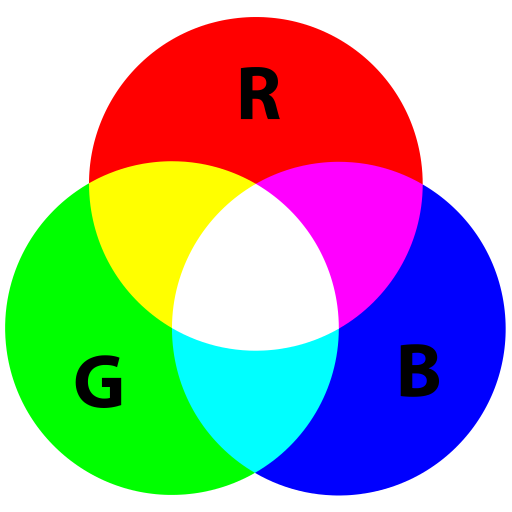
#> input picture pics/RGB.png, 1024 x 1024 px (shown at 1/2 size)
$ python TiffWriter.py
#> lines starting #> are read from the running program, lines starting #| are printed output that depends on the picture
#reference: http://paulbourke.net/dataformats/tiff/
#reference: http://www.awaresystems.be/imaging/tiff/tifftags/baseline.html
#reference: http://www.awaresystems.be/imaging/tiff/faq.html#q3
#reference: https://docs.python.org/2/library/struct.html#format-characters
#reference: https://tools.ietf.org/html/rfc2306

import numpy as np
from math import ceil

TAGS = {'image_width':          '0100',     # short
        'image_length':         '0101',     # short
        'bits_per_sample':      '0102',     # short array
        'compression':          '0103',     # short
        'photometric':          '0106',     # short
        'strip_offsets':        '0111',     # long
        'orientation':          '0112',     # short
        'samples_per_pixel':    '0115',     # short
        'rows_per_strip':       '0116',     # short
        'strip_byte_count':     '0117',     # long
        'minimum_sample_value': '0118',     # short array
        'maximum_sample_value': '0119',     # short array
        'x_resolution':         '011a',     # rational
        'y_resolution':         '011b',     # rational
        'planar_configuration': '011c',     # short
        'resolution_unit':      '0128',     # short
        'sample_format':        '0153'}     # short array

TAGTYPES = {'B': '0001',    # byte
            's': '0002',    # ASCII string including c-style null terminating character
            'H': '0003',    # unsigned short (word, 2 bytes)
            'I': '0004',    # unsigned int (2 words, 4 bytes)
            'R': '0005'}    # rational, two ints (4 words, 8 bytes)


def write_tiff(file_name, img, bit_depth=8, photometric=None, DPI=200):
    """
    Write a TIFF image file to disc
        Args:
            file_name (string): full path and file name to write
            img (uint8 numpy array): grayscale or multi-channel image
            bits_depth (int): 1, 2, 4, or 8 bits per channel
            photometric (int): see http://www.awaresystems.be/imaging/tiff/tifftags/photometricinterpretation.html
            DPI (int): pixels per inch
        Returns:
            None
        Raises: IO Error for bad file path
        Affects: Writes over existing files without warning
    """

    print(file_name)

    if len(img.shape) == 1:
        height = 1
        width = img.shape[0]
        channels = 1
    elif len(img.shape) == 2:
        height = img.shape[0]
        width = img.shape[1]
        channels = 1
    else:
        height = img.shape[0]
        width = img.shape[1]
        channels = img.shape[2]

    if photometric is None:
        if channels == 3:
            photometric = 2  # RGB
        else:
            photometric = 1  # black_is_zero

    pixels_per_byte = 8 // bit_depth
    bytes_per_row = int(ceil(float(width) / pixels_per_byte)) * channels
    data_bytes = bytes_per_row * height
    header_bytes = 8
    footer_bytes = 4
    IFD_count_bytes = 2
    tag_bytes = 12
    num_tags = 17

    with open(file_name, mode="wb") as f:

        # write header
        f.write(bytearray.fromhex("4d4d"))                                              # big endian
        f.write(bytearray.fromhex("002a"))                                              # TIFF file identifier
        f.write(bytearray.fromhex(int_to_hexstring(header_bytes + data_bytes, 'I', 8)))   # offset to first IFD

        # write the image data
        img = flatten_and_pack(img, bit_depth)
        f.write(img.tobytes())

        # write IFD tags
        f.write(bytearray.fromhex(int_to_hexstring(num_tags, 'H', 4)))                  # number of tags in IFD
        f.write(create_tag_byte_array('image_width', 'H', 1, width))
        f.write(create_tag_byte_array('image_length', 'H', 1, height))

        offset = header_bytes + data_bytes + IFD_count_bytes + tag_bytes * num_tags + footer_bytes

        if channels == 1:
            f.write(create_tag_byte_array('bits_per_sample', 'H', 1, bit_depth))
        else:
            f.write(create_tag_byte_array('bits_per_sample', 'H', channels, offset, offset=True))
            offset += channels * 2

        f.write(create_tag_byte_array('compression', 'H', 1, 1))
        f.write(create_tag_byte_array('photometric', 'H', 1, photometric))
        f.write(create_tag_byte_array('strip_offsets', 'I', 1, header_bytes))
        f.write(create_tag_byte_array('orientation', 'H', 1, 1))
        f.write(create_tag_byte_array('samples_per_pixel', 'H', 1, channels))
        f.write(create_tag_byte_array('rows_per_strip', 'H', 1, height))
        f.write(create_tag_byte_array('strip_byte_count', 'I', 1, data_bytes))

        if channels == 1:
            f.write(create_tag_byte_array('minimum_sample_value', 'H', 1, 0))
        else:
            f.write(create_tag_byte_array('minimum_sample_value', 'H', channels, offset, offset=True))
            offset += channels * 2

        if channels == 1:
            f.write(create_tag_byte_array('maximum_sample_value', 'H', 1, 2**bit_depth-1))
        else:
            f.write(create_tag_byte_array('maximum_sample_value', 'H', channels, offset, offset=True))
            offset += channels * 2

        f.write(create_tag_byte_array('x_resolution', 'R', 1, offset, offset=True))
        offset += 8 # for rational type

        f.write(create_tag_byte_array('y_resolution', 'R', 1, offset, offset=True))
        offset += 8  # for rational type

        f.write(create_tag_byte_array('planar_configuration', 'H', 1, 1))
        f.write(create_tag_byte_array('resolution_unit', 'H', 1, 2))

        if channels == 1:
            f.write(create_tag_byte_array('sample_format', 'H', 1, 1))
        else:
            f.write(create_tag_byte_array('sample_format', 'H', channels, offset, offset=True))
            offset += channels * 2

        f.write(bytearray.fromhex("00000000"))  # ending 4 bytes (or offset to next IFD)

        # write IFD array data
        if channels > 1:
            for i in range(channels):
                f.write(bytearray.fromhex(int_to_hexstring(bit_depth, 'H', 4)))         # bits per channel
            for i in range(channels):
                f.write(bytearray.fromhex(int_to_hexstring(0, 'H', 4)))                 # minimum value
            for i in range(channels):
                f.write(bytearray.fromhex(int_to_hexstring(2**bit_depth-1, 'H', 4)))    # maximum value

        x_res_numerator = int_to_hexstring(DPI, 'I', 8)
        x_res_denominator = int_to_hexstring(1, 'I', 8)
        f.write(bytearray.fromhex(x_res_numerator + x_res_denominator))                 # x resolution

        y_res_numerator = int_to_hexstring(DPI, 'I', 8)
        y_res_denominator = int_to_hexstring(1, 'I', 8)
        f.write(bytearray.fromhex(y_res_numerator + y_res_denominator))                 # y resolution

        if channels > 1:
            for i in range(channels):
                f.write(bytearray.fromhex(int_to_hexstring(1, 'H', 4)))                 # sample format

def flatten_and_pack(img, bits):
    """
    Packs reduced bit depth images into bytes and returns a flattened array
        Args:
            img (uint8 numpy array): grayscale or multi-channel image
            bits (int): 1, 2, 4, or 8 bits per channel
        Returns:
            uint8 numpy array: flattened and packed array
    """

    # pad the image at the end of the rows, so that each row ends on a byte boundary
    pixels_per_byte = 8 // bits
    if len(img.shape) > 1:
        if img.shape[1] % pixels_per_byte != 0:
            img = np.hstack((img, np.zeros((img.shape[0], pixels_per_byte - img.shape[1] % pixels_per_byte), dtype=np.uint8)))

    a = np.right_shift(img, 8-bits)                                             # reduce bit depth
    b = a.flatten()                                                             # flatten
    c = np.zeros(b.size // pixels_per_byte, dtype=np.uint8)
    for i in range(0, pixels_per_byte):
        c += np.left_shift(b[i::pixels_per_byte], (pixels_per_byte-1-i)*bits)   # pack pixels and add to result

    return c

def create_tag_byte_array(tagname, type, numValues, data, offset=False):
    """
    Creates a byte-array for a TIFF tag
        Args:
            tagname (string): one of the enumerated TAGS
            type (int): one of the enumerated TAGTYPES
            numValues (int): number of data values
            data (int): value to write
            offset (bool): True == this is an offset into another part of the file
        Returns:
            byte array of the tag
    """

    tag = TAGS[tagname]
    tag += TAGTYPES[type]
    tag += int_to_hexstring(numValues, 'I', 8)
    if offset:
        tag += int_to_hexstring(data, 'I', 8)
    else:
        tag += int_to_hexstring(data, type, 8)

    return bytearray.fromhex(tag)


def int_to_hexstring(data, data_type='H', str_len=8):
    """
    Takes an integer and creates a hex string of the appropriate length
        Args:
            data (int): value to hexlify
            data_type (int): one of the enumerated TAGTYPES
            str_len (int): number of characters in the resulting string
        Returns:
            hexstring of the data
    """

    if data_type in ('B', 'b'):
        fmt1 = '{:0>2}'
    elif data_type in ('H', 'h'):
        fmt1 = '{:0>4}'
    elif data_type in ('I', 'i'):
        fmt1 = '{:0>8}'
    elif data_type in ('R'):
        fmt1 = '{:0>16}'
    else:
        fmt1 = "{:0>4}"
    fmt2 = '{:0<' + str(int(str_len)) + '}'

    hexstring = fmt2.format(fmt1.format(hex(data)[2:]))

    return hexstring

def test():

    import PIL.Image

    y, x = np.mgrid[0:256, 0:256]
    z = np.ones((256,256)) * 128
    img0 = np.dstack((x, y, z)).astype(np.uint8)
    img1 = y.astype(np.uint8)
    img2 = np.arange(256, dtype=np.uint8)
    img3 = PIL.Image.open("pics/RGB.png")
#> img3 is the input picture: PIL image 1024x1024 RGBA; mean R, G, B, A 83.9, 83.9, 83.8, 174.5
    img3 = np.array(img3)[:,:,0:3]
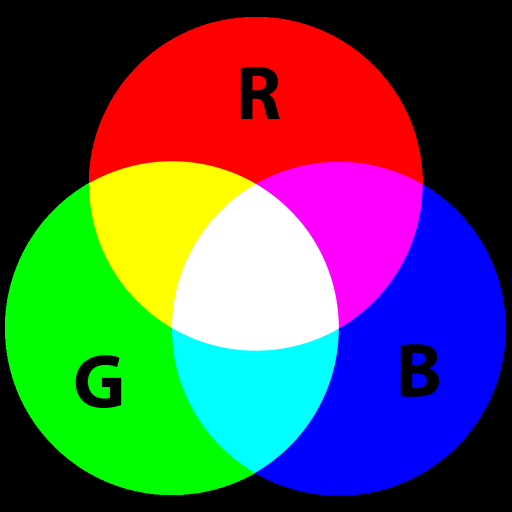
#> img3: shape (1024, 1024, 3) (shown at 1/2 size); mean R, G, B 83.9, 83.9, 83.8
    img4 = PIL.Image.open("pics/banff.jpg")
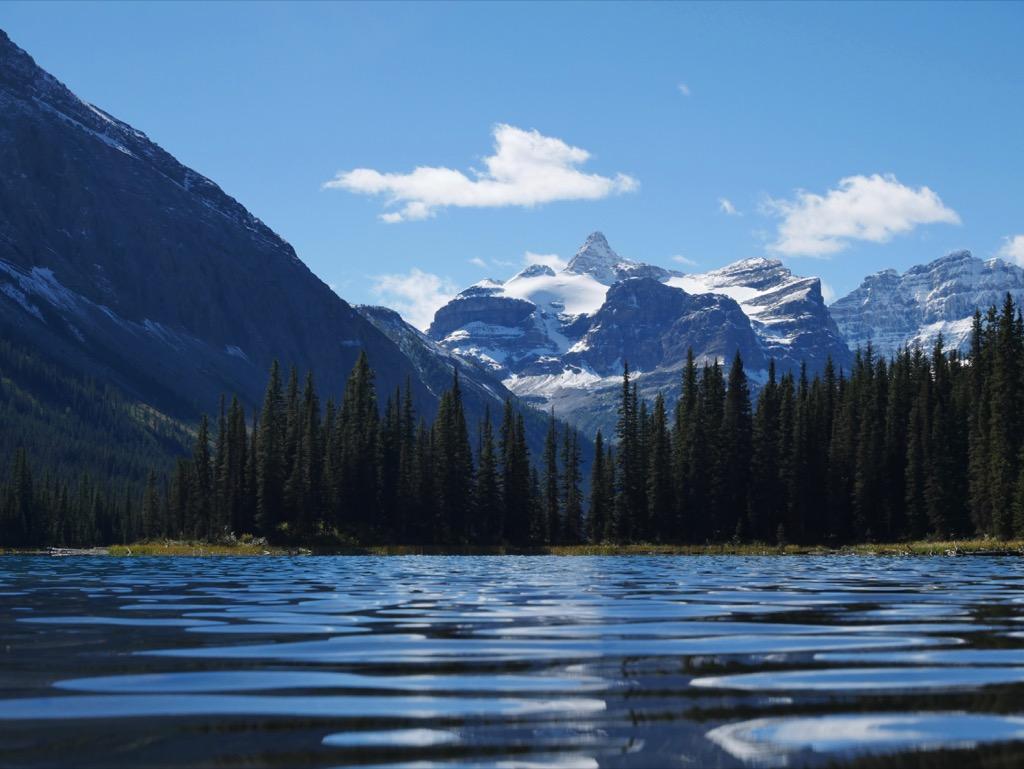
#> input picture pics/Banff.jpg, 1024 x 769 px, found by its file name
#> img4 is the input picture: PIL image 1024x769 RGB; mean R, G, B 71.2, 99.7, 130.8
    img4 = np.array(img4)[:,:,0:3]
    img5, _ = (np.mgrid[0:1242, 0:1276] / 1242. * 255.).astype(np.uint8)
    img6, _ = (np.mgrid[0:1007, 0:12] / 1007. * 255.).astype(np.uint8)

    for i in (1, 2, 4, 8):

        write_tiff("Test0_" + str(i) + ".TIF", img0, bit_depth=i)
        write_tiff("Test1_" + str(i) + ".TIF", img1, bit_depth=i)
        write_tiff("Test2_" + str(i) + ".TIF", img2, bit_depth=i)
        write_tiff("Test3_" + str(i) + ".TIF", img3, bit_depth=i)
        write_tiff("Test4_" + str(i) + ".TIF", img4, bit_depth=i)
        write_tiff("Test5_" + str(i) + ".TIF", img5, bit_depth=i)
        write_tiff("Test6_" + str(i) + ".TIF", img6, bit_depth=i)
#> this loop made 4 passes
#> pass 1, in flatten_and_pack (call 5), `a = np.right_shift(img, 8-bits)`:
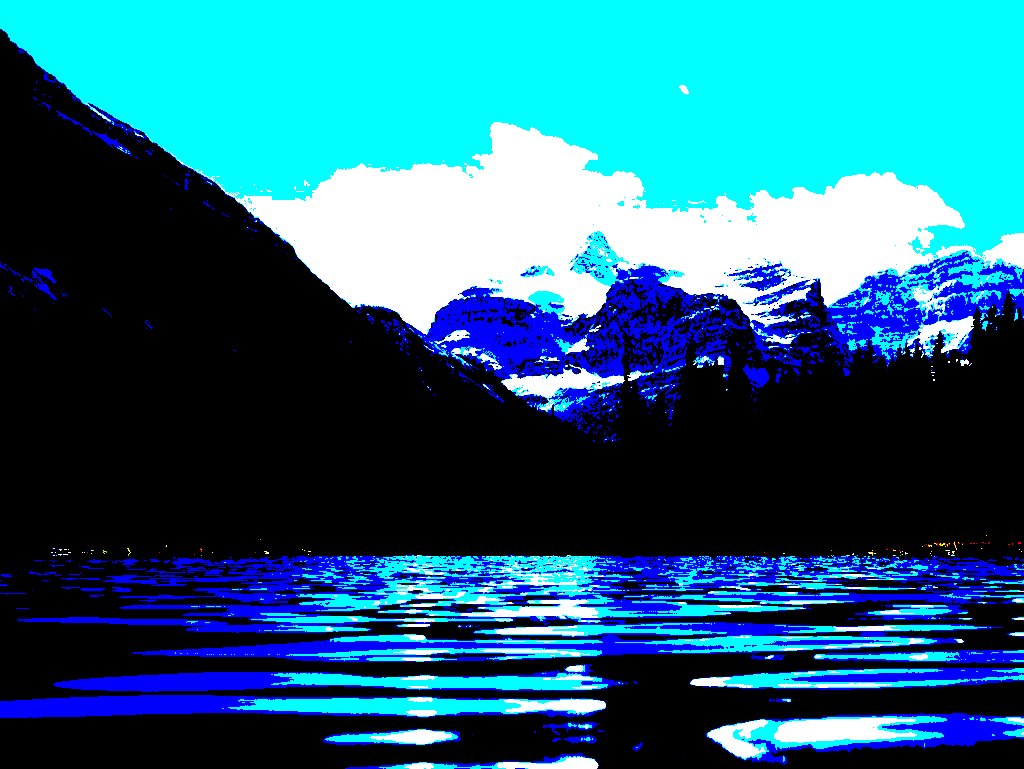
#> a: shape (769, 1024, 3); mean R, G, B 0.121, 0.397, 0.502; drawn with 1 as white

if __name__ == "__main__":

    test()
